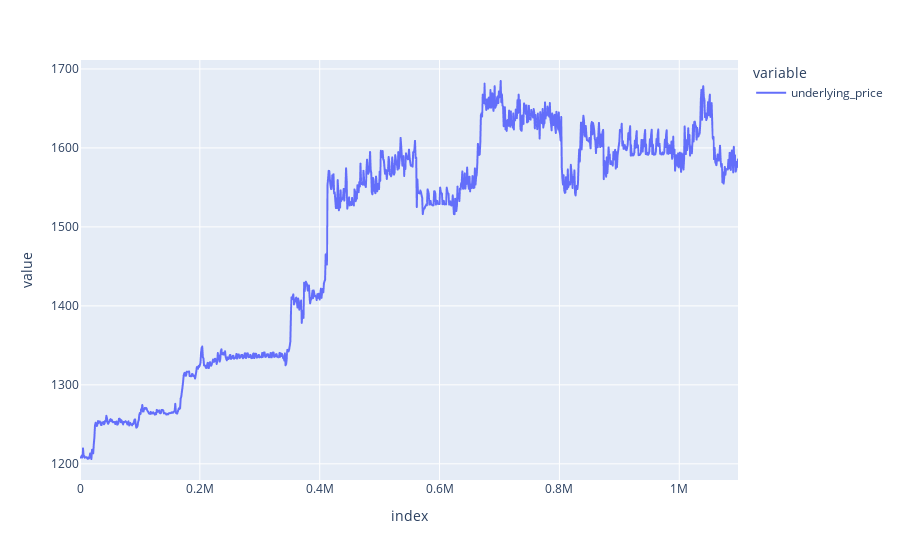

This figure's notebook cell:
### Code cell
plotly.plot(df[df.index % 1000 == 0]['underlying_price'], 'line')

### Figure 1 — Plotly figure (JSON) as saved in the notebook; plotly's stock layout.template omitted (floating-point values rounded to 4 significant figures; data arrays with more than 128 entries replaced by an {"elided": "..."} marker saying what was removed)
{"data": [{"hovertemplate": "variable=underlying_price<br>index=%{x}<br>value=%{y}<extra></extra>", "legendgroup": "underlying_price", "line": {"color": "#636efa", "dash": "solid"}, "marker": {"symbol": "circle"}, "mode": "lines", "name": "underlying_price", "showlegend": true, "type": "scattergl", "x": {"elided": "1099 int values"}, "xaxis": "x", "y": {"elided": "1099 float values"}, "yaxis": "y"}], "layout": {"autosize": true, "legend": {"title": {"text": "variable"}, "tracegroupgap": 0}, "margin": {"t": 60}, "xaxis": {"anchor": "y", "autorange": true, "domain": [0, 1], "range": [0, 1098000], "title": {"text": "index"}, "type": "linear"}, "yaxis": {"anchor": "x", "autorange": true, "domain": [0, 1], "range": [1180.0, 1711.0], "title": {"text": "value"}, "type": "linear"}}}
